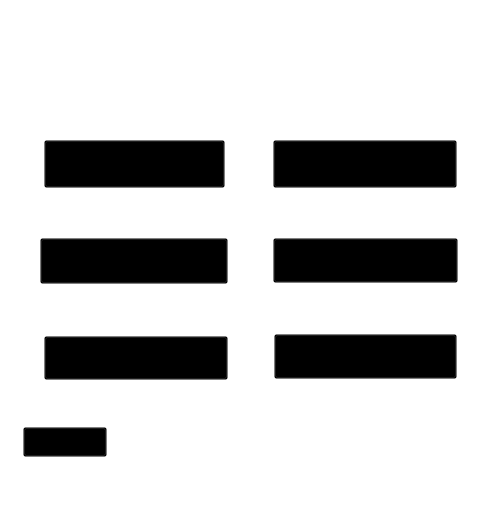
<?xml version="1.0" encoding="UTF-8"?>
<ui version="4.0">
 <class>MainWindow</class>
 <widget class="QMainWindow" name="MainWindow">
  <property name="geometry">
   <rect>
    <x>0</x>
    <y>0</y>
    <width>499</width>
    <height>516</height>
   </rect>
  </property>
  <property name="windowTitle">
   <string>Menu Funcionário</string>
  </property>
  <property name="styleSheet">
   <string notr="true">background-color: rgb(255, 255, 255);</string>
  </property>
  <widget class="QWidget" name="centralwidget">
   <widget class="QLabel" name="label">
    <property name="geometry">
     <rect>
      <x>0</x>
      <y>-2</y>
      <width>500</width>
      <height>480</height>
     </rect>
    </property>
    <property name="font">
     <font>
      <pointsize>20</pointsize>
      <weight>75</weight>
      <bold>true</bold>
     </font>
    </property>
    <property name="text">
     <string/>
    </property>
    <property name="pixmap">
     <pixmap>../Telas TRAB/MENU FUNCIONARIO.png</pixmap>
    </property>
    <property name="scaledContents">
     <bool>true</bool>
    </property>
   </widget>
   <widget class="QPushButton" name="pushButton">
    <property name="geometry">
     <rect>
      <x>274</x>
      <y>334</y>
      <width>183</width>
      <height>45</height>
     </rect>
    </property>
    <property name="font">
     <font>
      <pointsize>10</pointsize>
      <weight>75</weight>
      <bold>true</bold>
     </font>
    </property>
    <property name="cursor">
     <cursorShape>OpenHandCursor</cursorShape>
    </property>
    <property name="styleSheet">
     <string notr="true">background-color: transparent;</string>
    </property>
    <property name="text">
     <string/>
    </property>
   </widget>
   <widget class="QPushButton" name="pushButton_2">
    <property name="geometry">
     <rect>
      <x>273</x>
      <y>140</y>
      <width>184</width>
      <height>48</height>
     </rect>
    </property>
    <property name="font">
     <font>
      <pointsize>10</pointsize>
      <weight>75</weight>
      <bold>true</bold>
     </font>
    </property>
    <property name="cursor">
     <cursorShape>OpenHandCursor</cursorShape>
    </property>
    <property name="styleSheet">
     <string notr="true">background-color: transparent;</string>
    </property>
    <property name="text">
     <string/>
    </property>
   </widget>
   <widget class="QPushButton" name="pushButton_3">
    <property name="geometry">
     <rect>
      <x>40</x>
      <y>238</y>
      <width>188</width>
      <height>46</height>
     </rect>
    </property>
    <property name="font">
     <font>
      <pointsize>10</pointsize>
      <weight>75</weight>
      <bold>true</bold>
     </font>
    </property>
    <property name="cursor">
     <cursorShape>OpenHandCursor</cursorShape>
    </property>
    <property name="styleSheet">
     <string notr="true">background-color: transparent;</string>
    </property>
    <property name="text">
     <string/>
    </property>
   </widget>
   <widget class="QPushButton" name="pushButton_4">
    <property name="geometry">
     <rect>
      <x>44</x>
      <y>140</y>
      <width>181</width>
      <height>48</height>
     </rect>
    </property>
    <property name="font">
     <font>
      <pointsize>10</pointsize>
      <weight>75</weight>
      <bold>true</bold>
     </font>
    </property>
    <property name="cursor">
     <cursorShape>OpenHandCursor</cursorShape>
    </property>
    <property name="styleSheet">
     <string notr="true">background-color: transparent;</string>
    </property>
    <property name="text">
     <string/>
    </property>
   </widget>
   <widget class="QPushButton" name="pushButton_5">
    <property name="geometry">
     <rect>
      <x>44</x>
      <y>336</y>
      <width>184</width>
      <height>44</height>
     </rect>
    </property>
    <property name="font">
     <font>
      <pointsize>10</pointsize>
      <weight>75</weight>
      <bold>true</bold>
     </font>
    </property>
    <property name="cursor">
     <cursorShape>OpenHandCursor</cursorShape>
    </property>
    <property name="styleSheet">
     <string notr="true">background-color: transparent;</string>
    </property>
    <property name="text">
     <string/>
    </property>
   </widget>
   <widget class="QPushButton" name="pushButton_6">
    <property name="geometry">
     <rect>
      <x>273</x>
      <y>238</y>
      <width>185</width>
      <height>45</height>
     </rect>
    </property>
    <property name="font">
     <font>
      <pointsize>10</pointsize>
      <weight>75</weight>
      <bold>true</bold>
     </font>
    </property>
    <property name="cursor">
     <cursorShape>OpenHandCursor</cursorShape>
    </property>
    <property name="styleSheet">
     <string notr="true">background-color: transparent;</string>
    </property>
    <property name="text">
     <string/>
    </property>
   </widget>
   <widget class="QPushButton" name="pushButton_7">
    <property name="geometry">
     <rect>
      <x>23</x>
      <y>427</y>
      <width>84</width>
      <height>30</height>
     </rect>
    </property>
    <property name="font">
     <font>
      <pointsize>12</pointsize>
      <weight>75</weight>
      <bold>true</bold>
     </font>
    </property>
    <property name="cursor">
     <cursorShape>OpenHandCursor</cursorShape>
    </property>
    <property name="styleSheet">
     <string notr="true">background-color: transparent;</string>
    </property>
    <property name="text">
     <string/>
    </property>
   </widget>
  </widget>
  <widget class="QMenuBar" name="menubar">
   <property name="geometry">
    <rect>
     <x>0</x>
     <y>0</y>
     <width>499</width>
     <height>21</height>
    </rect>
   </property>
  </widget>
  <widget class="QStatusBar" name="statusbar"/>
 </widget>
 <resources/>
 <connections/>
</ui>
